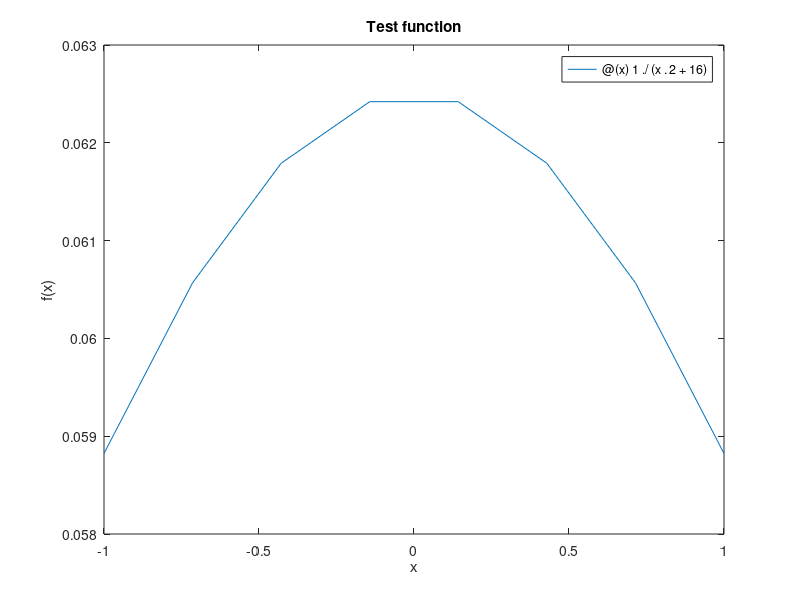

MATLAB code for this plot: (Note: this script raises an error after producing the figure.)
%%
% This function has infinitely many continuous derivatives on the entire
% real line and looks very easy to approximate over $[-1,1]$.
f = @(x) 1./(x.^2 + 16);
fplot(f,[-1 1])
xlabel('x'), ylabel('f(x)')    % ignore this line
title('Test function')    % ignore this line

%%
% We start by doing polynomial interpolation for some rather small values
% of $n$.
x = linspace(-1,1,1601)';
n = (4:4:12)';
for k = 1:length(n)
    t = linspace(-1,1,n(k)+1)';        % equally spaced nodes
    p = polyinterp(t,f(t));
    semilogy( x, abs(f(x)-p(x)) );
    hold on, axis tight    % ignore this line
end
axis tight, title('Error for degrees 4,8,12')   % ignore this line
xlabel('x'), ylabel('|f(x)-p(x)|')   % ignore this line

%%
% The convergence so far appears rather good, though not uniformly so. Now
% watch what happens as we continue to increase the degree.
n = 12 + 15*(1:3)';  clf
for k = 1:length(n)
    t = linspace(-1,1,n(k)+1)';        % equally spaced nodes
    p = polyinterp(t,f(t));
    semilogy( x, abs(f(x)-p(x)) );
    hold on, axis tight    % ignore this line
end
axis tight, title('Error for degrees 27,42,57')   % ignore this line
xlabel('x'), ylabel('|f(x)-p(x)|')   % ignore this line

%%
% The convergence in the middle can't get any better than machine
% precision. So maintaining the growing gap between the center and the ends
% pushes the error curves upward exponentially fast at the ends, wrecking
% the convergence.
